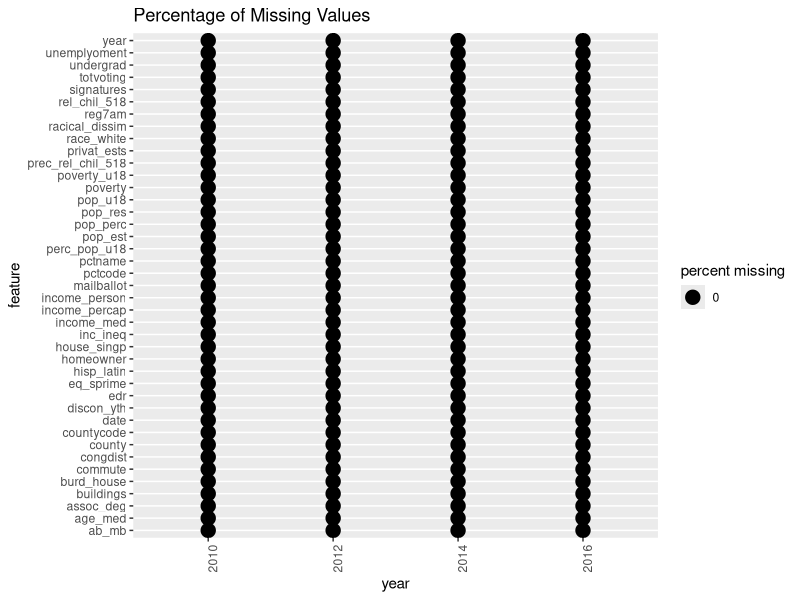
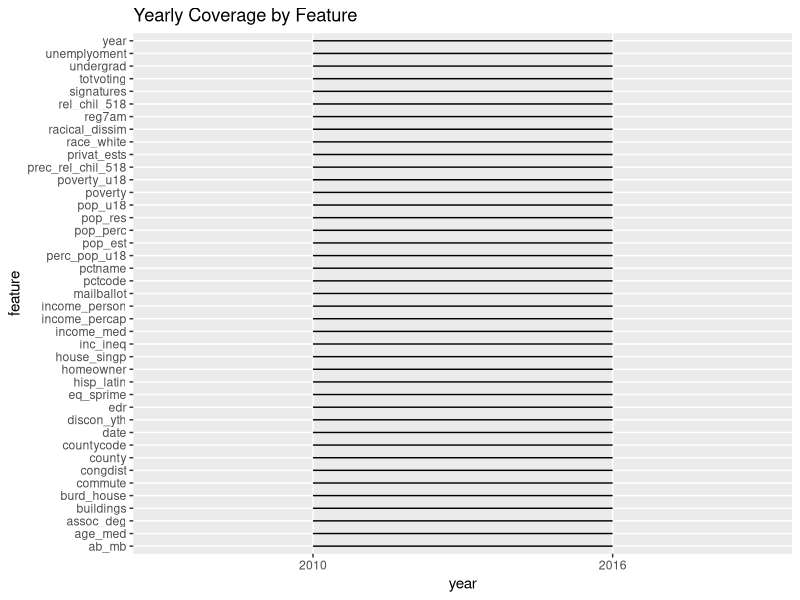

Generate these figures, in order, with R:
# Joining datasets

# load packages
library(tidyverse)
library(skimr)

# read data
results <- read_csv("./data/processed/2008_2016_general_result.csv")
county_acs <- read_csv("./data/processed/combined_counties/combined_counties.csv")

# join and cleanse
comp_dat <- results %>% 
  left_join(county_acs, by = c("countycode", "year")) %>% 
  filter(!is.na(eq_sprime)) %>% 
  filter(year >= 2010) %>% 
  # remove missing 
  select(-snap, -poverty_perc, -net_mig, -prevent_admin, -real_wage_coladj, -patents, -crime, -civ_labor, -at_hpi, -pre_death, -age_pre_death)

# add 2016 st louis county data
comp_dat <- comp_dat %>% 
  mutate(unemplyoment = if_else(is.na(unemplyoment), 5.7, unemplyoment))

# write data
write_rds(comp_dat, "./data/processed/competition_data.rds")

# check for completeness among variables
year_check <- function(var){
  comp_dat %>% 
    select(var, year) %>% 
    remove_missing() %>% 
    group_by(year) %>% 
    count() %>% 
    mutate(var = var)
}

vars <- names(comp_dat)

var_ranges <- bind_rows(map(vars, year_check)) %>% 
  group_by(var) %>% 
  summarise(min = min(year),
            max = max(year))

var_range_plot <- var_ranges %>% 
  ggplot(aes(y = factor(var), yend = factor(var))) +
  geom_segment(aes(x = factor(min), xend = factor(max))) +
  labs(
    x = "year",
    y = "feature",
    title = "Yearly Coverage by Feature"
  )

perc_missing <- function(var){
  comp_dat %>% 
    select(var, year) %>% 
    group_by(year) %>% 
    summarise(pna = sum(is.na(get(var)))/87) %>% 
    mutate(var = var)
}

var_p_na <- bind_rows(map(vars, perc_missing))

percent_missing_plot <- var_p_na %>% 
  filter(pna != 1) %>% 
  ggplot(aes(factor(year), factor(var), size = pna*100)) +
  geom_point() +
  theme(axis.text.x = element_text(angle = 90)) +
  labs(
    x = "year",
    y = "feature",
    size = "percent missing",
    title = "Percentage of Missing Values"
  )
